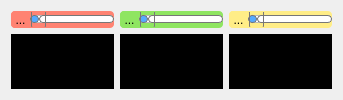
      <widget class="QWidget" name="model_0">
       <property name="styleSheet">
        <string notr="true"/>
       </property>
       <attribute name="title">
        <string>Tab 1</string>
       </attribute>
       <layout class="QGridLayout" name="gridLayout">
        <item row="0" column="0">
         <widget class="QFrame" name="barz_0">
          <property name="styleSheet">
           <string notr="true">background-color: rgb(255, 131, 114);
border-radius: 4px;</string>
          </property>
          <property name="frameShape">
           <enum>QFrame::StyledPanel</enum>
          </property>
          <property name="frameShadow">
           <enum>QFrame::Raised</enum>
          </property>
          <layout class="QHBoxLayout" name="horizontalLayout">
           <property name="spacing">
            <number>0</number>
           </property>
           <property name="leftMargin">
            <number>0</number>
           </property>
           <property name="topMargin">
            <number>0</number>
           </property>
           <property name="rightMargin">
            <number>0</number>
           </property>
           <property name="bottomMargin">
            <number>0</number>
           </property>
           <item>
            <widget class="QToolButton" name="zoomzButton_0">
             <property name="text">
              <string>...</string>
             </property>
            </widget>
           </item>
           <item>
            <widget class="QSlider" name="sliderz_0">
             <property name="styleSheet">
              <string notr="true">QSlider::groove:horizontal {
border: 1px solid #bbb;
background: white;
height: 6px;
border-radius: 4px;
}

QSlider::sub-page:horizontal {
background: rgb(85, 170, 255);
border: 1px solid #777;
height: 10px;
border-radius: 4px;
}

QSlider::add-page:horizontal {
background: #fff;
border: 1px solid #777;
height: 10px;
border-radius: 4px;
}

QSlider::handle:horizontal {
background: qlineargradient(x1:0, y1:0, x2:1, y2:1,
    stop:0 #eee, stop:1 #ccc);
border: 1px solid #777;
width: 13px;
margin-top: -8px;
margin-bottom: -8px;
border-radius: 4px;
}

QSlider::handle:horizontal:hover {
background: qlineargradient(x1:0, y1:0, x2:1, y2:1,
    stop:0 #fff, stop:1 #ddd);
border: 1px solid #444;
border-radius: 4px;
}

QSlider::sub-page:horizontal:disabled {
background: #eee;
border-color: #999;
}

QSlider::add-page:horizontal:disabled {
background: #eee;
border-color: #999;
}

QSlider::handle:horizontal:disabled {
background: #eee;
border: 1px solid #aaa;
border-radius: 4px;
}</string>
             </property>
             <property name="orientation">
              <enum>Qt::Horizontal</enum>
             </property>
            </widget>
           </item>
          </layout>
         </widget>
        </item>
        <item row="0" column="1">
         <widget class="QFrame" name="bary_0">
          <property name="styleSheet">
           <string notr="true">background-color: #8FE561;
border-radius: 4px;</string>
          </property>
          <property name="frameShape">
           <enum>QFrame::StyledPanel</enum>
          </property>
          <property name="frameShadow">
           <enum>QFrame::Raised</enum>
          </property>
          <layout class="QHBoxLayout" name="horizontalLayout_2">
           <property name="spacing">
            <number>0</number>
           </property>
           <property name="leftMargin">
            <number>0</number>
           </property>
           <property name="topMargin">
            <number>0</number>
           </property>
           <property name="rightMargin">
            <number>0</number>
           </property>
           <property name="bottomMargin">
            <number>0</number>
           </property>
           <item>
            <widget class="QToolButton" name="zoomyButton_0">
             <property name="text">
              <string>...</string>
             </property>
            </widget>
           </item>
           <item>
            <widget class="QSlider" name="slidery_0">
             <property name="styleSheet">
              <string notr="true">QSlider::groove:horizontal {
border: 1px solid #bbb;
background: white;
height: 6px;
border-radius: 4px;
}

QSlider::sub-page:horizontal {
background: rgb(85, 170, 255);
border: 1px solid #777;
height: 10px;
border-radius: 4px;
}

QSlider::add-page:horizontal {
background: #fff;
border: 1px solid #777;
height: 10px;
border-radius: 4px;
}

QSlider::handle:horizontal {
background: qlineargradient(x1:0, y1:0, x2:1, y2:1,
    stop:0 #eee, stop:1 #ccc);
border: 1px solid #777;
width: 13px;
margin-top: -8px;
margin-bottom: -8px;
border-radius: 4px;
}

QSlider::handle:horizontal:hover {
background: qlineargradient(x1:0, y1:0, x2:1, y2:1,
    stop:0 #fff, stop:1 #ddd);
border: 1px solid #444;
border-radius: 4px;
}

QSlider::sub-page:horizontal:disabled {
background: #eee;
border-color: #999;
}

QSlider::add-page:horizontal:disabled {
background: #eee;
border-color: #999;
}

QSlider::handle:horizontal:disabled {
background: #eee;
border: 1px solid #aaa;
border-radius: 4px;
}</string>
             </property>
             <property name="orientation">
              <enum>Qt::Horizontal</enum>
             </property>
            </widget>
           </item>
          </layout>
         </widget>
        </item>
        <item row="2" column="0">
         <widget class="QLabel" name="imagez_0">
          <property name="styleSheet">
           <string notr="true">background-color: rgb(0, 0, 0);</string>
          </property>
          <property name="text">
           <string>TextLabel</string>
          </property>
         </widget>
        </item>
        <item row="2" column="1">
         <widget class="QLabel" name="imagey_0">
          <property name="styleSheet">
           <string notr="true">background-color: rgb(0, 0, 0);</string>
          </property>
          <property name="text">
           <string>TextLabel</string>
          </property>
         </widget>
        </item>
        <item row="2" column="3">
         <widget class="QLabel" name="imagex_0">
          <property name="styleSheet">
           <string notr="true">background-color: rgb(0, 0, 0);</string>
          </property>
          <property name="text">
           <string>TextLabel</string>
          </property>
         </widget>
        </item>
        <item row="0" column="3">
         <widget class="QFrame" name="barx_0">
          <property name="sizePolicy">
           <sizepolicy hsizetype="Preferred" vsizetype="Maximum">
            <horstretch>0</horstretch>
            <verstretch>0</verstretch>
           </sizepolicy>
          </property>
          <property name="styleSheet">
           <string notr="true">background-color: #FFED87;
border-radius: 4px;</string>
          </property>
          <property name="frameShape">
           <enum>QFrame::StyledPanel</enum>
          </property>
          <property name="frameShadow">
           <enum>QFrame::Raised</enum>
          </property>
          <layout class="QHBoxLayout" name="horizontalLayout_3">
           <property name="spacing">
            <number>0</number>
           </property>
           <property name="leftMargin">
            <number>0</number>
           </property>
           <property name="topMargin">
            <number>0</number>
           </property>
           <property name="rightMargin">
            <number>0</number>
           </property>
           <property name="bottomMargin">
            <number>0</number>
           </property>
           <item>
            <widget class="QToolButton" name="zoomxButton_0">
             <property name="text">
              <string>...</string>
             </property>
            </widget>
           </item>
           <item>
            <widget class="QSlider" name="sliderx_0">
             <property name="styleSheet">
              <string notr="true">QSlider::groove:horizontal {
border: 1px solid #bbb;
background: white;
height: 6px;
border-radius: 4px;
}

QSlider::sub-page:horizontal {
background: rgb(85, 170, 255);
border: 1px solid #777;
height: 10px;
border-radius: 4px;
}

QSlider::add-page:horizontal {
background: #fff;
border: 1px solid #777;
height: 10px;
border-radius: 4px;
}

QSlider::handle:horizontal {
background: qlineargradient(x1:0, y1:0, x2:1, y2:1,
    stop:0 #eee, stop:1 #ccc);
border: 1px solid #777;
width: 13px;
margin-top: -8px;
margin-bottom: -8px;
border-radius: 4px;
}

QSlider::handle:horizontal:hover {
background: qlineargradient(x1:0, y1:0, x2:1, y2:1,
    stop:0 #fff, stop:1 #ddd);
border: 1px solid #444;
border-radius: 4px;
}

QSlider::sub-page:horizontal:disabled {
background: #eee;
border-color: #999;
}

QSlider::add-page:horizontal:disabled {
background: #eee;
border-color: #999;
}

QSlider::handle:horizontal:disabled {
background: #eee;
border: 1px solid #aaa;
border-radius: 4px;
}</string>
             </property>
             <property name="orientation">
              <enum>Qt::Horizontal</enum>
             </property>
            </widget>
           </item>
          </layout>
         </widget>
        </item>
       </layout>
      </widget>
